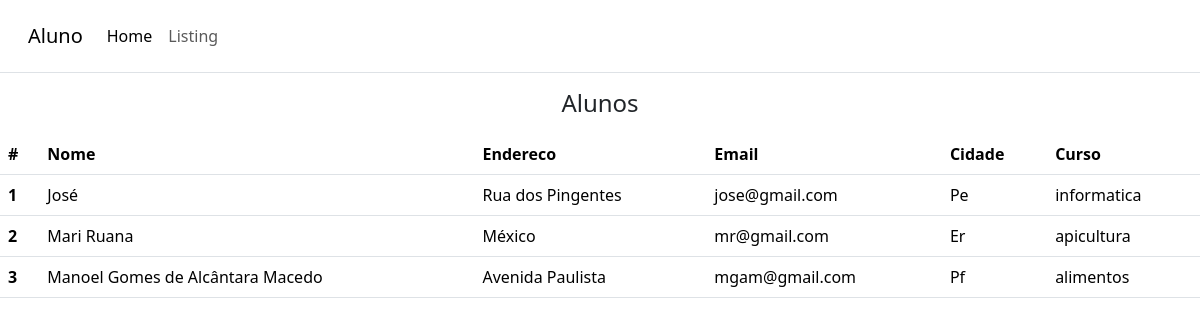
The page /list/ on the database as committed earlier.
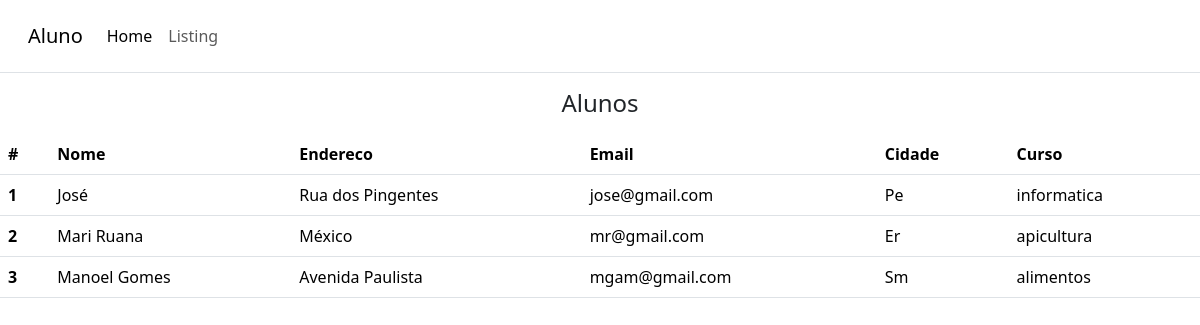
The same page on the database as committed later.
### matricula/models.py (models this page shows)
class Aluno(models.Model):
    CURSO_CHOICES = (
        ('informatica',"informatica"),
        ('alimentos',"alimentos"),
        ('apicultura', 'apicultura')
    )
    CIDADE_CHOICES = (
        ('Pe',"Pereiro"),
        ('Pf',"Pau dos Ferros"),
        ('Er', 'Ereré'),
        ('Sm', "São Miguel")
    )
    nome = models.CharField(max_length=255)
    endereco = models.CharField(max_length=255)
    email = models.EmailField()
    cidade = models.CharField(choices=CIDADE_CHOICES,max_length=255, default="")
    curso = models.CharField(choices=CURSO_CHOICES,max_length=30,default='')

### matricula/views.py (the view)
# urls.py: path('list/', listagem, name="listagem"),
def listagem(request):
    alunos = Aluno.objects.all()
    context = {
        "list_alunos": alunos
    }
    return render(request, "listagem.html", context=context)

### matricula/templates/listagem.html (shortened to what this page needs)
<!DOCTYPE html>
<html lang="en">
<head>
    <link href="https://cdn.jsdelivr.net/npm/bootstrap@5.3.3/dist/css/bootstrap.min.css" rel="stylesheet">
</head>
<body>
    <nav class="navbar navbar-expand-lg p-3 mb-2 bg-body text-primary-emphasis border-bottom">
        <div class="container-fluid">
            <a class="navbar-brand" href="http://127.0.0.1:8000/">Aluno</a>
            <div class="collapse navbar-collapse" id="navbarNav">
                <ul class="navbar-nav">
                <li class="nav-item">
                    <a class="nav-link active" aria-current="page" href="http://127.0.0.1:8000/">Home</a>
                </li>
                <li class="nav-item">
                    <a class="nav-link" href="http://127.0.0.1:8000/list/">Listing</a>
                </li>
                </ul>
            </div>
        </div>
    </nav>
    <div class="mx-auto p-2">
        <h4 class="text-center">Alunos</h4>
    </div>
    <table class="table">
        <thead>
          <tr>
            <th scope="col">#</th>
            <th scope="col">Nome</th>
            <th scope="col">Endereco</th>
            <th scope="col">Email</th>
            <th scope="col">Cidade</th>
            <th scope="col">Curso</th>
          </tr>
        </thead>
        <tbody>
            {% for i in list_alunos %}
            <tr>
                <th scope="row">{{ i.id }}</th>
                <td>{{ i.nome }}</td>
                <td>{{ i.endereco }}</td>
                <td>{{ i.email }}</td>
                <td>{{ i.cidade }}</td>
                <td>{{ i.curso }}</td>
            </tr>
            {% endfor %}
        </tbody>
      </table>
</body>
</html>

Rows that differ between the two databases and show on the page:
changed Aluno "Avenida Paulista": nome "Manoel Gomes de Alcântara Macedo" → "Manoel Gomes"; cidade "Pf" → "Sm"
